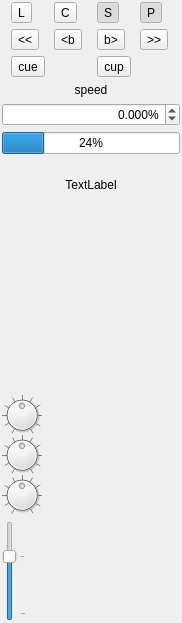
<?xml version="1.0" encoding="UTF-8"?>
<ui version="4.0">
 <class>PlayerView</class>
 <widget class="QWidget" name="PlayerView">
  <property name="geometry">
   <rect>
    <x>0</x>
    <y>0</y>
    <width>182</width>
    <height>623</height>
   </rect>
  </property>
  <property name="windowTitle">
   <string>Form</string>
  </property>
  <layout class="QGridLayout" name="gridLayout_3">
   <property name="leftMargin">
    <number>2</number>
   </property>
   <property name="topMargin">
    <number>2</number>
   </property>
   <property name="rightMargin">
    <number>2</number>
   </property>
   <property name="bottomMargin">
    <number>2</number>
   </property>
   <item row="0" column="0" colspan="2">
    <layout class="QVBoxLayout" name="verticalLayout_2">
     <item>
      <layout class="QGridLayout" name="gridLayout">
       <item row="1" column="2">
        <widget class="QToolButton" name="bumpFwd">
         <property name="text">
          <string>b&gt;</string>
         </property>
         <property name="autoRepeat">
          <bool>false</bool>
         </property>
        </widget>
       </item>
       <item row="0" column="0">
        <widget class="QToolButton" name="load">
         <property name="text">
          <string>L</string>
         </property>
        </widget>
       </item>
       <item row="0" column="1">
        <widget class="QToolButton" name="cue">
         <property name="text">
          <string>C</string>
         </property>
         <property name="checkable">
          <bool>true</bool>
         </property>
        </widget>
       </item>
       <item row="0" column="3">
        <widget class="QToolButton" name="playPause">
         <property name="text">
          <string>P</string>
         </property>
         <property name="checkable">
          <bool>true</bool>
         </property>
         <property name="checked">
          <bool>true</bool>
         </property>
        </widget>
       </item>
       <item row="1" column="1">
        <widget class="QToolButton" name="bumpBack">
         <property name="text">
          <string>&lt;b</string>
         </property>
         <property name="autoRepeat">
          <bool>false</bool>
         </property>
        </widget>
       </item>
       <item row="1" column="3">
        <widget class="QToolButton" name="seekFwd">
         <property name="text">
          <string>&gt;&gt;</string>
         </property>
         <property name="autoRepeat">
          <bool>true</bool>
         </property>
        </widget>
       </item>
       <item row="0" column="2">
        <widget class="QToolButton" name="sync">
         <property name="text">
          <string>S</string>
         </property>
         <property name="checkable">
          <bool>true</bool>
         </property>
         <property name="checked">
          <bool>true</bool>
         </property>
        </widget>
       </item>
       <item row="1" column="0">
        <widget class="QToolButton" name="seekBack">
         <property name="text">
          <string>&lt;&lt;</string>
         </property>
         <property name="autoRepeat">
          <bool>true</bool>
         </property>
        </widget>
       </item>
       <item row="3" column="2" colspan="2">
        <widget class="QToolButton" name="jump_up">
         <property name="text">
          <string>cup</string>
         </property>
        </widget>
       </item>
       <item row="3" column="0" colspan="2">
        <widget class="QToolButton" name="jump">
         <property name="text">
          <string>cue</string>
         </property>
        </widget>
       </item>
      </layout>
     </item>
     <item>
      <widget class="QLabel" name="speedLabel">
       <property name="text">
        <string>speed</string>
       </property>
       <property name="alignment">
        <set>Qt::AlignCenter</set>
       </property>
      </widget>
     </item>
     <item>
      <widget class="QDoubleSpinBox" name="speedBox">
       <property name="alignment">
        <set>Qt::AlignRight|Qt::AlignTrailing|Qt::AlignVCenter</set>
       </property>
       <property name="suffix">
        <string>%</string>
       </property>
       <property name="decimals">
        <number>3</number>
       </property>
       <property name="minimum">
        <double>-99.989999999999995</double>
       </property>
       <property name="singleStep">
        <double>0.500000000000000</double>
       </property>
      </widget>
     </item>
     <item>
      <widget class="QProgressBar" name="progressBar">
       <property name="enabled">
        <bool>true</bool>
       </property>
       <property name="value">
        <number>24</number>
       </property>
      </widget>
     </item>
    </layout>
   </item>
   <item row="4" column="0">
    <layout class="QHBoxLayout" name="horizontalLayout" stretch="0,0">
     <property name="sizeConstraint">
      <enum>QLayout::SetDefaultConstraint</enum>
     </property>
     <item>
      <widget class="QSlider" name="volume">
       <property name="sizePolicy">
        <sizepolicy hsizetype="Preferred" vsizetype="Preferred">
         <horstretch>0</horstretch>
         <verstretch>10</verstretch>
        </sizepolicy>
       </property>
       <property name="minimumSize">
        <size>
         <width>0</width>
         <height>100</height>
        </size>
       </property>
       <property name="maximumSize">
        <size>
         <width>16777215</width>
         <height>100</height>
        </size>
       </property>
       <property name="maximum">
        <number>1500</number>
       </property>
       <property name="singleStep">
        <number>10</number>
       </property>
       <property name="pageStep">
        <number>100</number>
       </property>
       <property name="value">
        <number>1000</number>
       </property>
       <property name="sliderPosition">
        <number>1000</number>
       </property>
       <property name="orientation">
        <enum>Qt::Vertical</enum>
       </property>
       <property name="tickPosition">
        <enum>QSlider::TicksBelow</enum>
       </property>
       <property name="tickInterval">
        <number>1000</number>
       </property>
      </widget>
     </item>
     <item>
      <widget class="AudioLevelView" name="level" native="true">
       <property name="minimumSize">
        <size>
         <width>10</width>
         <height>0</height>
        </size>
       </property>
       <property name="maximumSize">
        <size>
         <width>10</width>
         <height>16777215</height>
        </size>
       </property>
      </widget>
     </item>
    </layout>
   </item>
   <item row="2" column="0">
    <spacer name="verticalSpacer">
     <property name="orientation">
      <enum>Qt::Vertical</enum>
     </property>
     <property name="sizeHint" stdset="0">
      <size>
       <width>20</width>
       <height>40</height>
      </size>
     </property>
    </spacer>
   </item>
   <item row="3" column="0">
    <layout class="QVBoxLayout" name="verticalLayout">
     <property name="spacing">
      <number>0</number>
     </property>
     <item>
      <widget class="QDial" name="eqHigh">
       <property name="sizePolicy">
        <sizepolicy hsizetype="Preferred" vsizetype="Preferred">
         <horstretch>0</horstretch>
         <verstretch>0</verstretch>
        </sizepolicy>
       </property>
       <property name="minimumSize">
        <size>
         <width>40</width>
         <height>40</height>
        </size>
       </property>
       <property name="maximumSize">
        <size>
         <width>40</width>
         <height>40</height>
        </size>
       </property>
       <property name="minimum">
        <number>-1000</number>
       </property>
       <property name="maximum">
        <number>1000</number>
       </property>
       <property name="singleStep">
        <number>10</number>
       </property>
       <property name="pageStep">
        <number>100</number>
       </property>
       <property name="invertedAppearance">
        <bool>false</bool>
       </property>
       <property name="notchTarget">
        <double>10.000000000000000</double>
       </property>
       <property name="notchesVisible">
        <bool>true</bool>
       </property>
      </widget>
     </item>
     <item>
      <widget class="QDial" name="eqMid">
       <property name="sizePolicy">
        <sizepolicy hsizetype="Preferred" vsizetype="Preferred">
         <horstretch>0</horstretch>
         <verstretch>0</verstretch>
        </sizepolicy>
       </property>
       <property name="maximumSize">
        <size>
         <width>40</width>
         <height>40</height>
        </size>
       </property>
       <property name="minimum">
        <number>-1000</number>
       </property>
       <property name="maximum">
        <number>1000</number>
       </property>
       <property name="singleStep">
        <number>10</number>
       </property>
       <property name="pageStep">
        <number>100</number>
       </property>
       <property name="invertedAppearance">
        <bool>false</bool>
       </property>
       <property name="notchTarget">
        <double>10.000000000000000</double>
       </property>
       <property name="notchesVisible">
        <bool>true</bool>
       </property>
      </widget>
     </item>
     <item>
      <widget class="QDial" name="eqLow">
       <property name="sizePolicy">
        <sizepolicy hsizetype="Preferred" vsizetype="Preferred">
         <horstretch>0</horstretch>
         <verstretch>0</verstretch>
        </sizepolicy>
       </property>
       <property name="maximumSize">
        <size>
         <width>40</width>
         <height>40</height>
        </size>
       </property>
       <property name="minimum">
        <number>-1000</number>
       </property>
       <property name="maximum">
        <number>1000</number>
       </property>
       <property name="singleStep">
        <number>10</number>
       </property>
       <property name="pageStep">
        <number>100</number>
       </property>
       <property name="invertedAppearance">
        <bool>false</bool>
       </property>
       <property name="notchTarget">
        <double>10.000000000000000</double>
       </property>
       <property name="notchesVisible">
        <bool>true</bool>
       </property>
      </widget>
     </item>
    </layout>
   </item>
   <item row="1" column="0" colspan="2">
    <widget class="QLabel" name="workInfo">
     <property name="minimumSize">
      <size>
       <width>0</width>
       <height>50</height>
      </size>
     </property>
     <property name="text">
      <string>TextLabel</string>
     </property>
     <property name="alignment">
      <set>Qt::AlignCenter</set>
     </property>
     <property name="wordWrap">
      <bool>true</bool>
     </property>
    </widget>
   </item>
   <item row="2" column="1" rowspan="3">
    <widget class="LoopAndJumpControlView" name="loopAndJumpControl" native="true"/>
   </item>
  </layout>
 </widget>
 <customwidgets>
  <customwidget>
   <class>AudioLevelView</class>
   <extends>QWidget</extends>
   <header>audiolevelview.h</header>
   <container>1</container>
  </customwidget>
  <customwidget>
   <class>LoopAndJumpControlView</class>
   <extends>QWidget</extends>
   <header>loopandjumpcontrolview.h</header>
   <container>1</container>
  </customwidget>
 </customwidgets>
 <resources/>
 <connections/>
</ui>
